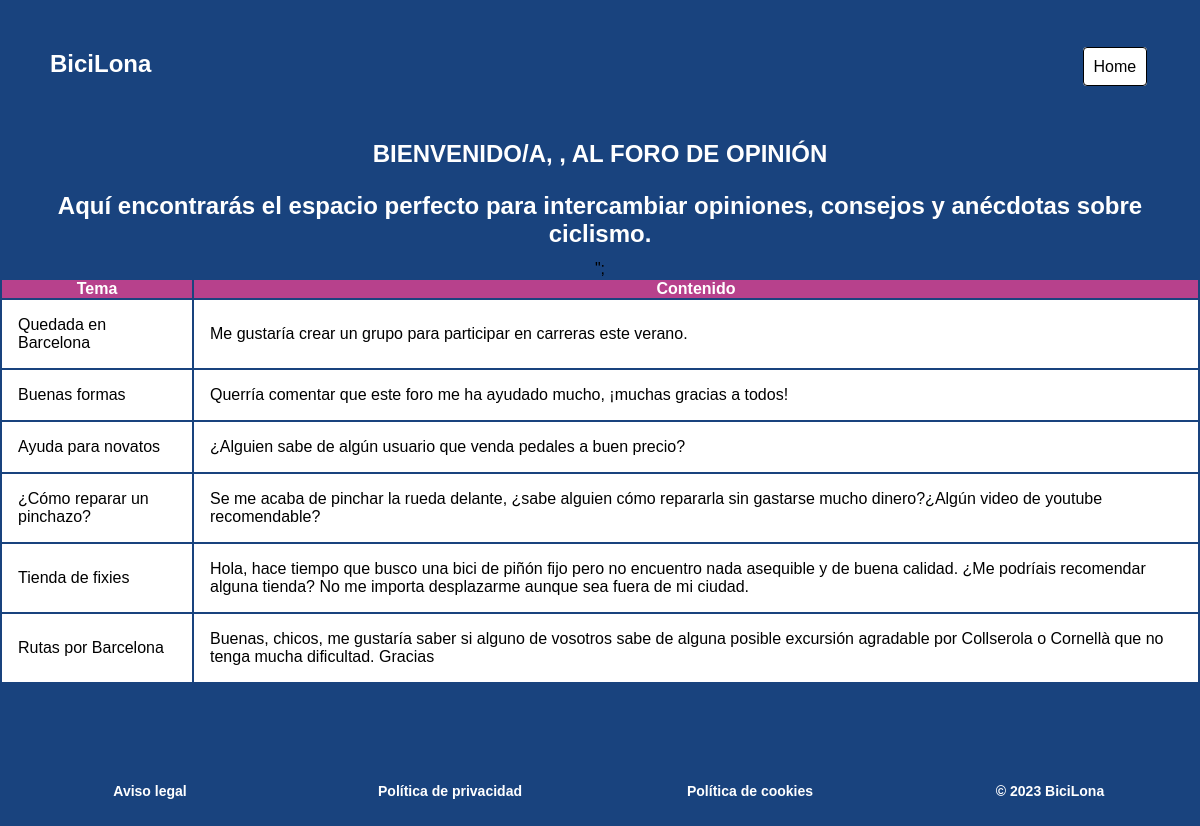
The app's page /Vista/foro.php with its own data.
### tables this page shows
CREATE TABLE `post` (
  `id_post` int(20) NOT NULL,
  `id_autor` int(10) NOT NULL,
  `tema` varchar(50) NOT NULL,
  `contenido` varchar(250) NOT NULL
);

### Modelo/postsMod.php (called while the page is built, shortened)
<?php
	function getPost() {
		$conexion = abrirConexion();
		$sql= "SELECT * FROM POST ORDER BY id_post DESC";
        $resultados = mysqli_query($conexion, $sql);
        return $resultados;
	}
?>

### Controlador/postsCont.php (the view, shortened to what this page needs)
<?php
	require "../Modelo/postsMod.php";
  function muestraPost(){
    $datos = getPost();
    echo "<div class='tabla'>
            <table align='center'>\n
              <tr>\n
                <th align='center'>Tema</th>\n
                <th align='center'>Contenido</th>\n
              </tr>\n";
          foreach ($datos as $fila) {
            echo "<tr>\n
                    <td align='center'>" . $fila["tema"] . "</td>\n
                    <td align='center'>" . $fila["contenido"] . "
                      <form action='foro.php' method='POST'>";
            echo   "</form>
                    </td>\n
                  </tr>";
          };
    echo     "</table>
          </div>";
  };
  ?>

### Vista/foro.php (shortened to what this page needs)
<?php
    require_once ('../Controlador/postsCont.php');
?>
<!DOCTYPE html>
<html lang="es">
<head>
    <link rel="stylesheet" href="https://use.fontawesome.com/releases/v5.15.4/css/all.css">
    <link rel="stylesheet" href="../css/estilos.css">
</head>
<body>
    <?php
        require '../Controlador/headersession.php';
    ?>
    <main>
        <section class="presentacion">
            <h1>BIENVENIDO/A, <?php echo $_SESSION['nombre'] ?>, AL FORO DE OPINIÓN</h1>
            <h2>Aquí encontrarás el espacio perfecto para intercambiar opiniones, consejos y anécdotas sobre ciclismo.</h2>";
                <?php
                    muestraPost();
                ?>
        </section>
    </main>
</body>
</html>

### Controlador/headersession.php (shortened to what this page needs)
<?php
    if (isset($_SESSION['nombre'])){
        $nombreUsuario = $_SESSION['nombre'];
        echo "<header>
                <div class='barranavegacion'><span id='btn-menu'><i class='fa fa-bars fa-sm' id='cruz'></i></span> BiciLona</div>
                <nav class='bicilona'>
                    <h2>BiciLona</h2>
                    <ul class='menu' id='menu'>
                        <li class='menu-item'>
                            <a href='tienda.php' class='menu-link'>Tienda</a>
                        </li>
                        <li class='menu-item'>
                            <a href='foro.php' class='menu-link'>Foro</a>
                        </li>
                        <li class='menu-item'>
                            <a href='zonausuario.php' class='menu-link'>Área de usuario</a>
                        </li>
                        <li class='menu-item'>
                            <a href='../Modelo/logout.php' class='menu-link'>Cierra sesión</a>
                        </li>
                    </ul>
                </nav>
        </header>";
        }else{
        echo "<header>
                <div class='barranavegacion'><span id='btn-menu'><i class='fa fa-bars fa-sm' id='cruz'></i></span> BiciLona</div>
                <nav class='bicilona'>
                    <h2>BiciLona</h2>
                    <ul class='menu' id='menu'>
                        <li class='menu-item'>
                            <a href='../index.html' class='menu-link'>Home</a>
                        </li>
                    </ul>
                </nav>
            </header>";
    }
?>

### css/estilos.css (style rules this page uses)
*, *::after, *::before { margin: 0; padding: 0; box-sizing: border-box; }
html { font-family: Montserrat, sans-serif; }
body { box-sizing: inherit; background-color:#19437E; }
h1, h2, h3, h4, p, ul, li { color: white; }
h1, h2, h3, h4 { text-align: center; padding: 0.5em; }
a { text-decoration: none; color:white; }
section.presentacion { text-align:center; }
.menu { list-style: none; background: #054c57; border: 2px solid rgb(255, 255, 255); width: 100vw; margin-left: -120%; text-align: center; padding: 10px; }
.bicilona h2 { display:none; }
@media only screen and (min-width: 1024px) { .bicilona { display:flex; justify-content: space-between; align-items: baseline; } }
@media only screen and (min-width: 1024px) { .menu { margin-left: 0; width: 100vw; height: auto; display: flex; justify-content: end; background:none; padding:40px; border: none; } }
@media only screen and (min-width: 1024px) { .menu-link { color: black; padding: 20px; border: 1px solid black; padding:10px; background:white; margin: 0 8px; border-radius: 4px; } }
@media only screen and (min-width: 1024px) { .bicilona h2 { display:block; margin: 38px; } }
footer { text-align:center; color: white; font-weight: bold; margin: 6em 0 2em 0; }
footer div { padding: 0.2em; }
section.politicas ul, li { margin-left: 1.2em; padding: 0.3em; }
@media only screen and (min-width: 768px) { footer { display: flex; align-items: baseline; } }
@media only screen and (min-width: 768px) { footer > div { width: 100vw; text-align: center; font-size: 14px; } }
.tabla td { background-color: #ffffff; padding: 1em; text-align: left; }
.tabla th { color: #ffffff; background-color: #b7418c; }

### records on screen
post: tema "Quedada en Barcelona", contenido "Me gustaría crear un grupo para participar en carreras este verano."
post: tema "Buenas formas", contenido "Querría comentar que este foro me ha ayudado mucho, ¡muchas gracias a todos!"
post: tema "Ayuda para novatos", contenido "¿Alguien sabe de algún usuario que venda pedales a buen precio?"
post: tema "¿Cómo reparar un pinchazo?", contenido "Se me acaba de pinchar la rueda delante, ¿sabe alguien cómo repararla sin gastarse mucho dinero?¿Algún video de youtube recomendable?"
post: tema "Tienda de fixies", contenido "Hola, hace tiempo que busco una bici de piñón fijo pero no encuentro nada asequible y de buena calidad. ¿Me podríais recomendar alguna tienda? No me importa desplazarme aunque sea fuera de mi ciudad."
post: tema "Rutas por Barcelona", contenido "Buenas, chicos, me gustaría saber si alguno de vosotros sabe de alguna posible excursión agradable por Collserola o Cornellà que no tenga mucha dificultad. Gracias"
